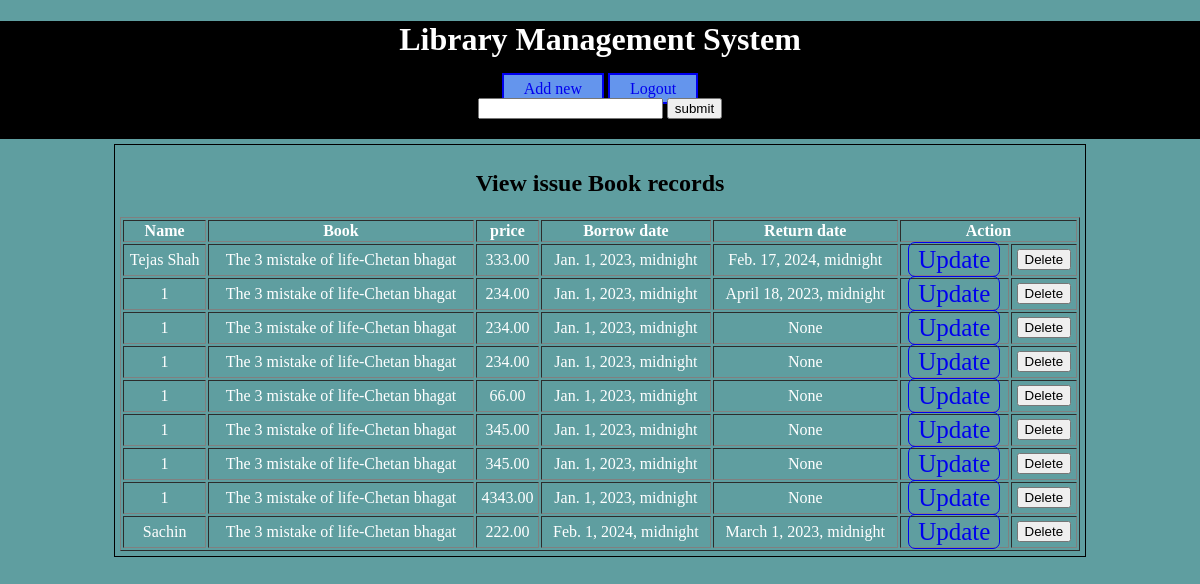
The page /app_LMS/view_book/ on the database as committed earlier.
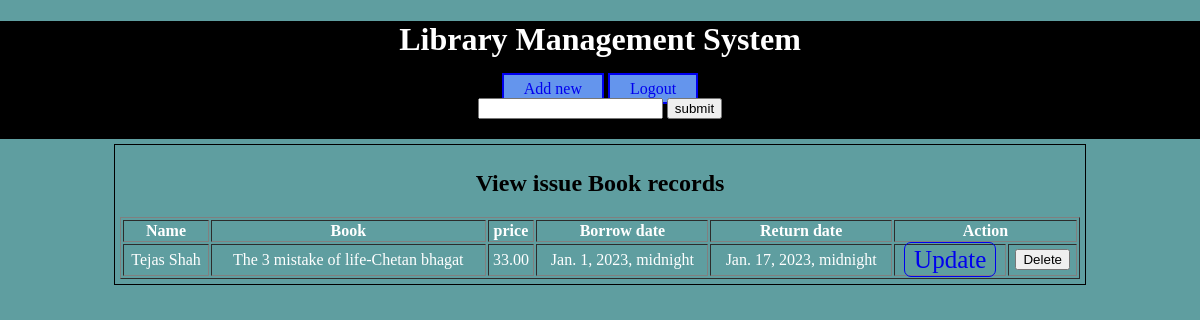
The same page on the database as committed later.
### LMSapp_admin/models.py (models this page shows)
class issued_book(models.Model):
    name=models.CharField(max_length=100)
    book=models.ForeignKey(Book,on_delete=models.CASCADE)
    price=models.DecimalField(max_digits=20,decimal_places=2)
    borrow_date=models.DateTimeField(null=True,blank=True)
    return_date=models.DateTimeField(null=True,blank=True)
    is_active=models.BooleanField(default=True)

class Book(models.Model):
    title=models.CharField(max_length=100)
    Author=models.CharField(max_length=100)
    published_date=models.DateField()
    def __str__(self):
        return f"{self.title}-{self.Author}"

### LMSapp_admin/views.py (the view)
# urls.py: path('view_book/',view_issuebook,name='book_details'),
def view_issuebook(request):
    book=issued_book.objects.filter(is_active=True)
    return render(request,'bookdetails.html',context={'book':book})

### templates/bookdetails.html (shortened to what this page needs)
<!DOCTYPE html>
{% load static %}
<html lang="en">
<head>
    <link rel="stylesheet" href="{% static 'css/style.css' %}">
</head>
<body>
    <div id="header">
        <h1>Library Management System </h1>
        <div id="nav">
            <a href="{%url 'issue' %}">Add new</a>
            <a href="{%url 'logout' %}">Logout</a>
            <form action="{%url 'search' %}" method="GET">
                <input type="search" name="Search">
                <input type="submit" value="submit">
            </form>
        </div>
    </div>
    <div id="main">
        <h2>View issue Book records</h2>
        <table border="1">
            <tr>
                <th>Name</th>
                <th>Book</th>
                <th>price</th>
                <th>Borrow date</th>
                <th>Return date</th>
                <th colspan="2">Action</th>
            </tr>
            {% for view in book %}
            <tr>
                <td>{{view.name}}</td>
                <td>{{view.book}}</td>
                <td>{{view.price}}</td>
                <td>{{view.borrow_date}}</td>
                <td>{{view.return_date}}</td>
                <td><a class="btn" href="{%url 'update_data' view.id %}">Update</a></td>
                <td>
                    <form action="{%url 'delete' view.id %}" method="POST">{% csrf_token %}
                        <input type="submit" value="Delete">
                    </form>
                </td>
            </tr>
            {% endfor %}
        </table>
    </div>
</body>
</html>

Rows that differ between the two databases and show on the page:
no longer on this page (row edited): issued_book: name "1", book "The 3 mistake of life-Chetan bhagat", price "234.00", borrow_date "Jan. 1, 2023, midnight", return_date "April 18, 2023, midnight"
no longer on this page (row edited): issued_book: name "1", book "The 3 mistake of life-Chetan bhagat", price "234.00", borrow_date "Jan. 1, 2023, midnight", return_date "None"
no longer on this page (row edited): issued_book: name "1", book "The 3 mistake of life-Chetan bhagat", price "234.00", borrow_date "Jan. 1, 2023, midnight", return_date "None"
no longer on this page (row edited): issued_book: name "1", book "The 3 mistake of life-Chetan bhagat", price "66.00", borrow_date "Jan. 1, 2023, midnight", return_date "None"
no longer on this page (row edited): issued_book: name "1", book "The 3 mistake of life-Chetan bhagat", price "345.00", borrow_date "Jan. 1, 2023, midnight", return_date "None"
no longer on this page (row edited): issued_book: name "1", book "The 3 mistake of life-Chetan bhagat", price "345.00", borrow_date "Jan. 1, 2023, midnight", return_date "None"
no longer on this page (row edited): issued_book: name "1", book "The 3 mistake of life-Chetan bhagat", price "4343.00", borrow_date "Jan. 1, 2023, midnight", return_date "None"
no longer on this page (row edited): issued_book: name "Sachin", book "The 3 mistake of life-Chetan bhagat", price "222.00", borrow_date "Feb. 1, 2024, midnight", return_date "March 1, 2023, midnight"
changed issued_book "Tejas Shah": price "333.00" → "33.00"; return_date "Feb. 17, 2024, midnight" → "Jan. 17, 2023, midnight"
